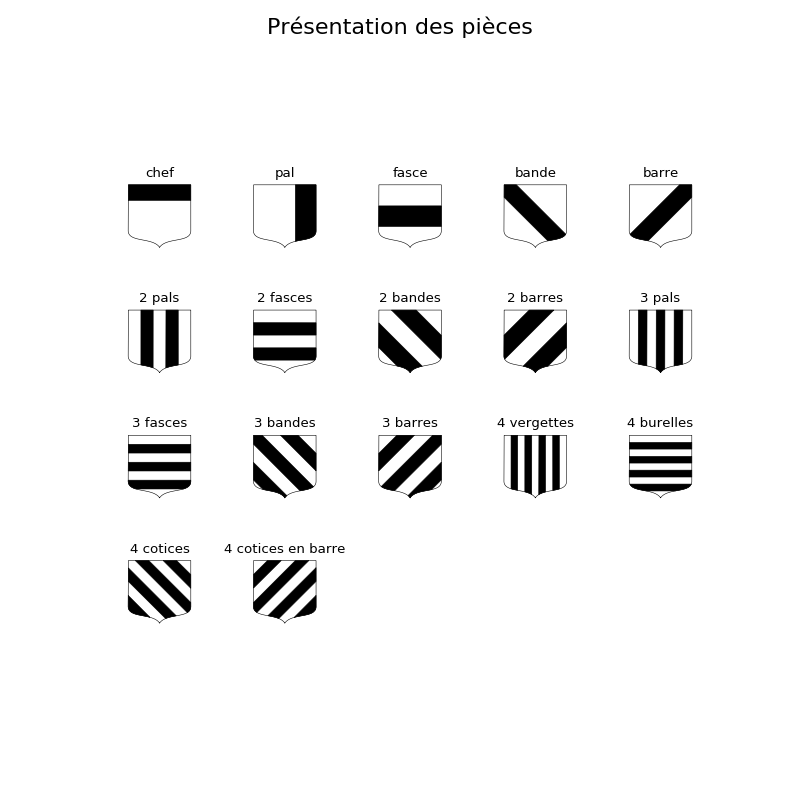

Write Python code to recreate this figure.
from ecu import *
from ecu_constants import *


taille = 80
space = 40
emaux = ["argent"]
liste_pieces = list(pieces.keys())

nbre = len(liste_pieces)//5

fig = plt.figure(figsize=(10, 10), dpi=80)
ax = fig.add_subplot(1, 1, 1)
fig.suptitle("Présentation des pièces", fontsize=20)
for k, part in enumerate(liste_pieces):
    pos = (k % 5) * (taille+2*space), -(k//5) * (taille+2*space)
    b = Ecu(forme="moderne",
            taille=(taille,taille),
            centre = pos,
            dessins = {},
            email=["argent"],
            parent=True)
    
    s = b.piece(part,
                email=["sable"])

    bd = b.dessins
    z0 = -350
    for (i,k) in enumerate(bd):
        (contour, email) = bd[k]
        draw_polygon(contour, email, z=z0)

    ax.text(pos[0], pos[1]+taille/2+10,
            part,
            ha="center", fontsize=12)
        

plt.axis("equal")
ax.axis("off")

plt.savefig("presentation_pieces.png")
